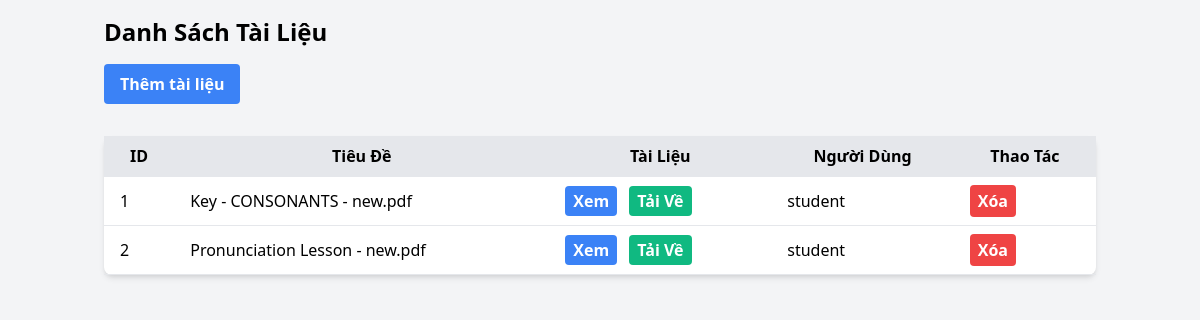
Page /admin/pages/form_document_manager.php on the committed database.
### tables this page shows
CREATE TABLE `documents` (
  `id` int(11) NOT NULL,
  `title` varchar(255) NOT NULL,
  `file_name` varchar(255) NOT NULL,
  `file_path` varchar(255) NOT NULL,
  `uploaded_at` timestamp NOT NULL DEFAULT current_timestamp(),
  `user_id` int(11) DEFAULT NULL
);

CREATE TABLE `users` (
  `user_id` int(11) NOT NULL,
  `username` varchar(50) NOT NULL,
  `password` varchar(255) NOT NULL,
  `email` varchar(100) NOT NULL,
  `created_at` timestamp NOT NULL DEFAULT current_timestamp(),
  `last_login` timestamp NULL DEFAULT NULL,
  `profile_picture` varchar(255) DEFAULT NULL,
  `status` enum('active','inactive','banned') DEFAULT 'active',
  `role` enum('student','teacher') DEFAULT 'student'
);

### admin/pages/form_document_manager.php (the view, shortened to what this page needs)
<?php
include '../../config/conn.php';
$documents = $conn->query("SELECT d.id AS document_id, d.title, d.file_path, u.username
                                    FROM documents d
                                    JOIN users u ON d.user_id = u.user_id");
?>
<!DOCTYPE html>
<html lang="vi">
<head>
    <link href="https://cdn.jsdelivr.net/npm/tailwindcss@2.2.19/dist/tailwind.min.css" rel="stylesheet">
</head>
<body class="bg-gray-100">
    <div class="container mx-auto p-4">
        <h3 class="text-2xl font-semibold mb-4">Danh Sách Tài Liệu</h3>
        <a href="../../admin/includes/logic/add_document_manager.php" class="mb-4 inline-block">
            <button class="bg-blue-500 hover:bg-blue-700 text-white font-bold py-2 px-4 rounded">Thêm tài liệu</button>
        </a>
        <table class="min-w-full bg-white rounded-lg shadow-md mt-4">
            <thead>
                <tr class="bg-gray-200">
                    <th class="py-2 px-4 border-b">ID</th>
                    <th class="py-2 px-4 border-b">Tiêu Đề</th>
                    <th class="py-2 px-4 border-b">Tài Liệu</th>
                    <th class="py-2 px-4 border-b">Người Dùng</th>
                    <th class="py-2 px-4 border-b">Thao Tác</th>
                </tr>
            </thead>
            <tbody>
                <?php while($doc = $documents->fetch_assoc()): ?>
                    <tr class="hover:bg-gray-100">
                        <td class="py-2 px-4 border-b"><?php echo htmlspecialchars($doc['document_id']); ?></td>
                        <td class="py-2 px-4 border-b"><?php echo htmlspecialchars($doc['title']); ?></td>
                        <td class="py-2 px-4 border-b">
                            <a href="../../admin/includes/logic/serve_document.php?file_id=<?php echo $doc['document_id']; ?>&action=view" target="_blank" class="bg-blue-500 hover:bg-blue-700 text-white font-bold py-1 px-2 rounded mr-2">Xem</a>
                            <a href="../../admin/includes/logic/serve_document.php?file_id=<?php echo $doc['document_id']; ?>&action=download" class="bg-green-500 hover:bg-green-700 text-white font-bold py-1 px-2 rounded">Tải Về</a>
                        </td>
                        <td class="py-2 px-4 border-b"><?php echo htmlspecialchars($doc['username']); ?></td>
                        <td class="py-2 px-4 border-b">
                            <form method="POST" action="delete_document.php" style="display:inline;">
                                <button type="submit" class="bg-red-500 hover:bg-red-700 text-white font-bold py-1 px-2 rounded">Xóa</button>
                            </form>
                        </td>
                    </tr>
                <?php endwhile; ?>
            </tbody>
        </table>
    </div>
</body>
</html>

### rows in the picture
documents: id "1", title "Key - CONSONANTS - new.pdf", user.username "student"
documents: id "2", title "Pronunciation Lesson - new.pdf", user.username "student"
